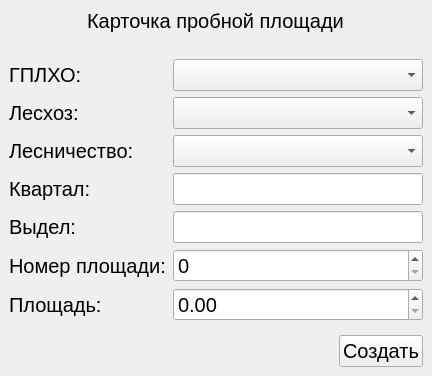
<?xml version="1.0" encoding="UTF-8"?>
<ui version="4.0">
 <class>MainWindow</class>
 <widget class="QMainWindow" name="MainWindow">
  <property name="geometry">
   <rect>
    <x>0</x>
    <y>0</y>
    <width>432</width>
    <height>376</height>
   </rect>
  </property>
  <property name="font">
   <font>
    <pointsize>15</pointsize>
   </font>
  </property>
  <property name="windowTitle">
   <string>ПО &quot;Пробы&quot;</string>
  </property>
  <widget class="QWidget" name="centralwidget">
   <layout class="QVBoxLayout" name="verticalLayout">
    <item>
     <layout class="QVBoxLayout" name="verticalLayout_2">
      <property name="bottomMargin">
       <number>20</number>
      </property>
      <item alignment="Qt::AlignHCenter">
       <widget class="QLabel" name="label_7">
        <property name="font">
         <font>
          <weight>50</weight>
          <bold>false</bold>
         </font>
        </property>
        <property name="text">
         <string>Карточка пробной площади</string>
        </property>
       </widget>
      </item>
     </layout>
    </item>
    <item>
     <layout class="QHBoxLayout" name="horizontalLayout">
      <item>
       <widget class="QLabel" name="label">
        <property name="text">
         <string>ГПЛХО:</string>
        </property>
       </widget>
      </item>
      <item>
       <widget class="QComboBox" name="comboBox">
        <property name="minimumSize">
         <size>
          <width>250</width>
          <height>0</height>
         </size>
        </property>
       </widget>
      </item>
     </layout>
    </item>
    <item>
     <layout class="QHBoxLayout" name="horizontalLayout_2">
      <item>
       <widget class="QLabel" name="label_2">
        <property name="text">
         <string>Лесхоз:</string>
        </property>
       </widget>
      </item>
      <item>
       <widget class="QComboBox" name="comboBox_2">
        <property name="minimumSize">
         <size>
          <width>250</width>
          <height>0</height>
         </size>
        </property>
       </widget>
      </item>
     </layout>
    </item>
    <item>
     <layout class="QHBoxLayout" name="horizontalLayout_3">
      <item>
       <widget class="QLabel" name="label_3">
        <property name="text">
         <string>Лесничество:</string>
        </property>
       </widget>
      </item>
      <item>
       <widget class="QComboBox" name="comboBox_3">
        <property name="minimumSize">
         <size>
          <width>250</width>
          <height>0</height>
         </size>
        </property>
       </widget>
      </item>
     </layout>
    </item>
    <item>
     <layout class="QHBoxLayout" name="horizontalLayout_4">
      <item>
       <widget class="QLabel" name="label_4">
        <property name="text">
         <string>Квартал:</string>
        </property>
       </widget>
      </item>
      <item>
       <widget class="QLineEdit" name="lineEdit">
        <property name="maximumSize">
         <size>
          <width>250</width>
          <height>16777215</height>
         </size>
        </property>
       </widget>
      </item>
     </layout>
    </item>
    <item>
     <layout class="QHBoxLayout" name="horizontalLayout_5">
      <item>
       <widget class="QLabel" name="label_5">
        <property name="text">
         <string>Выдел:</string>
        </property>
       </widget>
      </item>
      <item>
       <widget class="QLineEdit" name="lineEdit_2">
        <property name="maximumSize">
         <size>
          <width>250</width>
          <height>16777215</height>
         </size>
        </property>
       </widget>
      </item>
     </layout>
    </item>
    <item>
     <layout class="QHBoxLayout" name="horizontalLayout_8">
      <item>
       <widget class="QLabel" name="label_8">
        <property name="text">
         <string>Номер площади:</string>
        </property>
       </widget>
      </item>
      <item>
       <widget class="QSpinBox" name="spinBox_3">
        <property name="minimumSize">
         <size>
          <width>250</width>
          <height>0</height>
         </size>
        </property>
       </widget>
      </item>
     </layout>
    </item>
    <item>
     <layout class="QHBoxLayout" name="horizontalLayout_6">
      <item>
       <widget class="QLabel" name="label_6">
        <property name="text">
         <string>Площадь:</string>
        </property>
       </widget>
      </item>
      <item>
       <widget class="QDoubleSpinBox" name="doubleSpinBox">
        <property name="minimumSize">
         <size>
          <width>250</width>
          <height>0</height>
         </size>
        </property>
        <property name="prefix">
         <string notr="true"/>
        </property>
        <property name="suffix">
         <string notr="true"/>
        </property>
        <property name="decimals">
         <number>2</number>
        </property>
        <property name="singleStep">
         <double>0.010000000000000</double>
        </property>
       </widget>
      </item>
     </layout>
    </item>
    <item>
     <spacer name="verticalSpacer">
      <property name="orientation">
       <enum>Qt::Vertical</enum>
      </property>
      <property name="sizeHint" stdset="0">
       <size>
        <width>20</width>
        <height>40</height>
       </size>
      </property>
     </spacer>
    </item>
    <item>
     <layout class="QHBoxLayout" name="horizontalLayout_7">
      <item>
       <spacer name="horizontalSpacer">
        <property name="orientation">
         <enum>Qt::Horizontal</enum>
        </property>
        <property name="sizeHint" stdset="0">
         <size>
          <width>40</width>
          <height>20</height>
         </size>
        </property>
       </spacer>
      </item>
      <item>
       <widget class="QPushButton" name="pushButton">
        <property name="text">
         <string>Создать</string>
        </property>
       </widget>
      </item>
     </layout>
    </item>
   </layout>
  </widget>
 </widget>
 <resources/>
 <connections/>
</ui>
